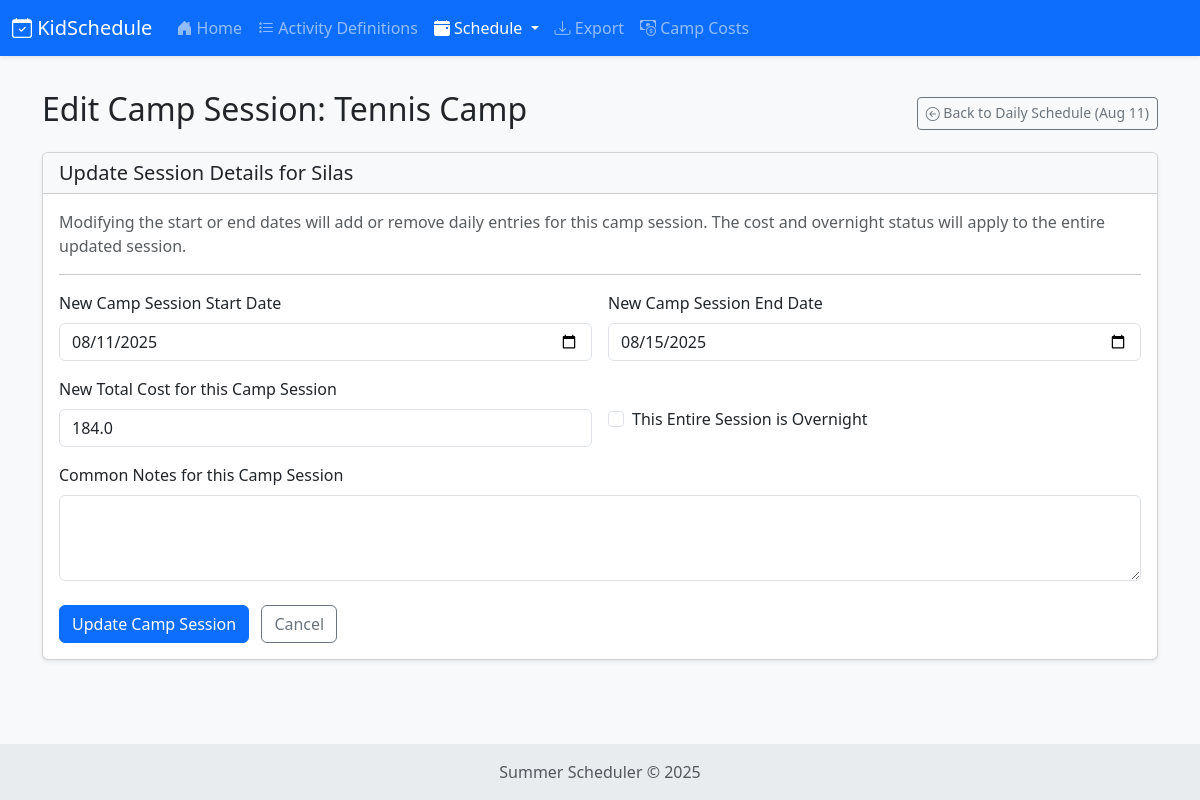
Screenshot of /schedule/camp_session/edit/2/835cc78b-4143-4a1c-9b99-be6facd1f598 with the database file from the repository.
### app/models.py (models this page shows, shortened)
class Activity(db.Model):
    id = db.Column(db.Integer, primary_key=True)
    name = db.Column(db.String(100), nullable=False, unique=True)
    description = db.Column(db.Text, nullable=True)
    duration_minutes = db.Column(db.Integer, nullable=False, default=60) # Duration in minutes
    requires_supervision = db.Column(db.Boolean, default=False)
    requires_another_person = db.Column(db.Boolean, default=False)
    can_do_alone = db.Column(db.Boolean, default=True)
    requires_transportation = db.Column(db.Boolean, default=False)
    is_camp_activity = db.Column(db.Boolean, default=False, index=True)
    default_camp_cost = db.Column(db.Float, nullable=True)
    default_is_overnight = db.Column(db.Boolean, default=False)
    default_camp_start_time = db.Column(db.Time, nullable=True) # Optional: if camps have a typical start time
    default_camp_end_time = db.Column(db.Time, nullable=True)   # Optional: if camps have a typical end time for a day
    kids_assigned = db.relationship('Kid', secondary=activity_kid_association,
                                    lazy='subquery', # or 'dynamic'
                                    backref=db.backref('activities', lazy='dynamic'))
    scheduled_events = db.relationship('ScheduledEvent', backref='activity_details', lazy='dynamic', cascade="all, delete-orphan")

class ScheduledEvent(db.Model):
    id = db.Column(db.Integer, primary_key=True)
    kid_id = db.Column(db.Integer, db.ForeignKey('kid.id'), nullable=False)
    activity_id = db.Column(db.Integer, db.ForeignKey('activity.id'), nullable=False)
    date = db.Column(db.Date, nullable=False)
    start_time = db.Column(db.Time, nullable=False)
    end_time = db.Column(db.Time, nullable=False) # Calculated or set
    status = db.Column(db.String(50), default='Scheduled') # e.g., 'Scheduled', 'Confirmed', 'Pending Confirmation'
    supervisor_assigned = db.Column(db.String(100), nullable=True)
    transport_provider = db.Column(db.String(100), nullable=True)
    notes = db.Column(db.Text, nullable=True)
    linked_event_id = db.Column(db.Integer, db.ForeignKey('scheduled_event.id'), nullable=True)
    linked_event_pair = db.relationship("ScheduledEvent", remote_side=[id], uselist=False, post_update=True)
    is_camp = db.Column(db.Boolean, default=False, index=True)
    cost = db.Column(db.Float, nullable=True) # Store cost here
    is_overnight_camp = db.Column(db.Boolean, default=False)
    camp_session_identifier = db.Column(db.String(100), nullable=True, index=True)
    camp_session_end_date = db.Column(db.Date, nullable=True)

class Kid(db.Model):
    id = db.Column(db.Integer, primary_key=True)
    name = db.Column(db.String(50), unique=True, nullable=False)
    age = db.Column(db.Integer, nullable=False)
    scheduled_events = db.relationship('ScheduledEvent', backref='kid', lazy='dynamic', cascade="all, delete-orphan")

### app/routes/schedule_routes.py (the view, shortened to what this page needs)
@bp.route('/camp_session/edit/<int:kid_id>/<camp_session_id>', methods=['GET', 'POST'])
def edit_camp_session(kid_id, camp_session_id):
    master_event = ScheduledEvent.query.filter_by(
        kid_id=kid_id,
        camp_session_identifier=camp_session_id,
        is_camp=True
    ).order_by(ScheduledEvent.date.asc()).first_or_404("Camp session not found or not a camp.")
    kid = Kid.query.get_or_404(kid_id)
    camp_activity_definition = Activity.query.get_or_404(master_event.activity_id)
    form = EditCampSessionForm()
    if request.method == 'GET':
        actual_session_start_date = get_camp_session_start_date(master_event)
        form.session_start_date.data = actual_session_start_date
        form.session_end_date.data = master_event.camp_session_end_date
        if master_event.date == actual_session_start_date:
            form.session_cost.data = master_event.cost
        form.session_is_overnight.data = master_event.is_overnight_camp
        form.session_notes.data = master_event.notes
    original_start = get_camp_session_start_date(master_event) if master_event else date.today()
    if form.errors and request.method == 'POST':
        for field, error_list in form.errors.items():
            for error in error_list: flash(f"Error in {getattr(form, field).label.text if hasattr(getattr(form, field), 'label') else field}: {error}", 'danger')
    return render_template('schedule/edit_camp_session.html', form=form,
                           activity_name=camp_activity_definition.name, kid=kid,
                           original_start_date=original_start)

### app/forms.py (shortened to what this page needs)
class EditCampSessionForm(FlaskForm):
    session_start_date = DateField('New Camp Session Start Date', validators=[DataRequired()], format='%Y-%m-%d')
    session_end_date = DateField('New Camp Session End Date', validators=[DataRequired()], format='%Y-%m-%d')
    session_cost = FloatField('New Total Cost for this Camp Session', validators=[Optional(), NumberRange(min=0)])
    session_is_overnight = BooleanField('This Entire Session is Overnight')
    session_notes = TextAreaField('Common Notes for this Camp Session', validators=[Optional(), Length(max=500)])
    submit_update_session = SubmitField('Update Camp Session')
    def __init__(self, *args, **kwargs):
        super(EditCampSessionForm, self).__init__(*args, **kwargs)

### app/services/schedule_utils.py (called while the page is built)
def get_camp_session_start_date(event_item_db: ScheduledEvent) -> 'date':
    if event_item_db and event_item_db.is_camp and event_item_db.camp_session_identifier:
        first_day_event = ScheduledEvent.query.filter(
            ScheduledEvent.camp_session_identifier == event_item_db.camp_session_identifier,
            ScheduledEvent.kid_id == event_item_db.kid_id # Crucial to scope to the correct kid
        ).order_by(ScheduledEvent.date.asc()).first() # .asc() is default but explicit
        if first_day_event:
            return first_day_event.date
    if event_item_db:
        return event_item_db.date
    return None # Or raise an error, or return today's date, depending on desired handling

### app/templates/schedule/edit_camp_session.html (shortened to what this page needs)
{% extends "layout.html" %}
{% block content %}
<div class="d-flex justify-content-between align-items-center mb-3">
    <h2>Edit Camp Session: <span class="fw-normal">{{ activity_name }}</span></h2>
    <a href="{{ url_for('schedule.view_day_schedule', date=original_start_date.strftime('%Y-%m-%d'), kid_id=kid.id) }}" class="btn btn-outline-secondary btn-sm">
        <i class="bi bi-arrow-left-circle"></i> Back to Daily Schedule ({{ original_start_date.strftime('%b %d') }})
    </a>
</div>
<div class="card shadow-sm">
    <div class="card-header bg-light">
        <h5 class="mb-0">Update Session Details for {{ kid.name }}</h5>
    </div>
    <div class="card-body">
        <p class="text-muted">
            Modifying the start or end dates will add or remove daily entries for this camp session.
            The cost and overnight status will apply to the entire updated session.
        </p>
        <hr>
        <form method="POST" action="" novalidate>
            <div class="row g-3">
                <div class="col-md-6 mb-3">
                    {{ form.session_start_date.label(class="form-label") }}
                    {{ form.session_start_date(class="form-control" + (" is-invalid" if form.session_start_date.errors else "")) }}
                </div>
                <div class="col-md-6 mb-3">
                    {{ form.session_end_date.label(class="form-label") }}
                    {{ form.session_end_date(class="form-control" + (" is-invalid" if form.session_end_date.errors else "")) }}
                </div>
            </div>
            <div class="row g-3">
                <div class="col-md-6 mb-3">
                    {{ form.session_cost.label(class="form-label") }}
                    {{ form.session_cost(class="form-control" + (" is-invalid" if form.session_cost.errors else "")) }}
                </div>
                <div class="col-md-6 mb-3 d-flex align-items-center">
                    <div class="form-check mt-3">
                        {{ form.session_is_overnight(class="form-check-input") }}
                        {{ form.session_is_overnight.label(class="form-check-label") }}
                    </div>
                </div>
            </div>
            <div class="mb-3">
                {{ form.session_notes.label(class="form-label") }}
                {{ form.session_notes(class="form-control" + (" is-invalid" if form.session_notes.errors else ""), rows="3") }}
            </div>
            <div class="mt-4">
                {{ form.submit_update_session(class="btn btn-primary") }}
                <a href="{{ url_for('schedule.view_day_schedule', date=original_start_date.strftime('%Y-%m-%d'), kid_id=kid.id) }}" class="btn btn-outline-secondary ms-2">Cancel</a>
            </div>
        </form>
    </div>
</div>
{% endblock %}

### app/templates/layout.html (style rules this page uses)
body { padding-top: 70px; background-color: #f8f9fa; min-height: 100vh; display: flex; flex-direction: column; }
.btn-sm i { vertical-align: -0.125em; }

### rows the page displays
Activity: name "Tennis Camp"
ScheduledEvent: strftime "Aug 11"
Kid: name "Silas"
